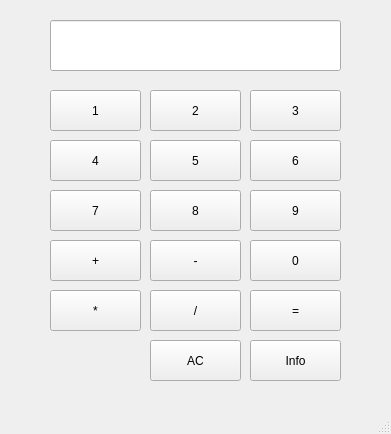
<?xml version="1.0" encoding="UTF-8"?>
<ui version="4.0">
 <class>MainWindow</class>
 <widget class="QMainWindow" name="MainWindow">
  <property name="geometry">
   <rect>
    <x>0</x>
    <y>0</y>
    <width>391</width>
    <height>434</height>
   </rect>
  </property>
  <property name="windowTitle">
   <string>MainWindow</string>
  </property>
  <widget class="QWidget" name="centralwidget">
   <widget class="QLineEdit" name="estiLineOperacion">
    <property name="geometry">
     <rect>
      <x>50</x>
      <y>20</y>
      <width>291</width>
      <height>51</height>
     </rect>
    </property>
   </widget>
   <widget class="QPushButton" name="bnt_1">
    <property name="geometry">
     <rect>
      <x>50</x>
      <y>90</y>
      <width>91</width>
      <height>41</height>
     </rect>
    </property>
    <property name="text">
     <string>1</string>
    </property>
   </widget>
   <widget class="QPushButton" name="bnt_2">
    <property name="geometry">
     <rect>
      <x>150</x>
      <y>90</y>
      <width>91</width>
      <height>41</height>
     </rect>
    </property>
    <property name="text">
     <string>2</string>
    </property>
   </widget>
   <widget class="QPushButton" name="bnt_3">
    <property name="geometry">
     <rect>
      <x>250</x>
      <y>90</y>
      <width>91</width>
      <height>41</height>
     </rect>
    </property>
    <property name="font">
     <font>
      <weight>50</weight>
      <bold>false</bold>
     </font>
    </property>
    <property name="text">
     <string>3</string>
    </property>
   </widget>
   <widget class="QPushButton" name="bnt_5">
    <property name="geometry">
     <rect>
      <x>150</x>
      <y>140</y>
      <width>91</width>
      <height>41</height>
     </rect>
    </property>
    <property name="text">
     <string>5</string>
    </property>
   </widget>
   <widget class="QPushButton" name="bnt_4">
    <property name="geometry">
     <rect>
      <x>50</x>
      <y>140</y>
      <width>91</width>
      <height>41</height>
     </rect>
    </property>
    <property name="text">
     <string>4</string>
    </property>
   </widget>
   <widget class="QPushButton" name="bnt_6">
    <property name="geometry">
     <rect>
      <x>250</x>
      <y>140</y>
      <width>91</width>
      <height>41</height>
     </rect>
    </property>
    <property name="font">
     <font>
      <weight>50</weight>
      <bold>false</bold>
     </font>
    </property>
    <property name="text">
     <string>6</string>
    </property>
   </widget>
   <widget class="QPushButton" name="bnt_8">
    <property name="geometry">
     <rect>
      <x>150</x>
      <y>190</y>
      <width>91</width>
      <height>41</height>
     </rect>
    </property>
    <property name="text">
     <string>8</string>
    </property>
   </widget>
   <widget class="QPushButton" name="bnt_7">
    <property name="geometry">
     <rect>
      <x>50</x>
      <y>190</y>
      <width>91</width>
      <height>41</height>
     </rect>
    </property>
    <property name="text">
     <string>7</string>
    </property>
   </widget>
   <widget class="QPushButton" name="bnt_9">
    <property name="geometry">
     <rect>
      <x>250</x>
      <y>190</y>
      <width>91</width>
      <height>41</height>
     </rect>
    </property>
    <property name="font">
     <font>
      <weight>50</weight>
      <bold>false</bold>
     </font>
    </property>
    <property name="text">
     <string>9</string>
    </property>
   </widget>
   <widget class="QPushButton" name="bnt_substract">
    <property name="geometry">
     <rect>
      <x>150</x>
      <y>240</y>
      <width>91</width>
      <height>41</height>
     </rect>
    </property>
    <property name="text">
     <string>-</string>
    </property>
   </widget>
   <widget class="QPushButton" name="bnt_sum">
    <property name="geometry">
     <rect>
      <x>50</x>
      <y>240</y>
      <width>91</width>
      <height>41</height>
     </rect>
    </property>
    <property name="text">
     <string>+</string>
    </property>
   </widget>
   <widget class="QPushButton" name="bnt_zero">
    <property name="geometry">
     <rect>
      <x>250</x>
      <y>240</y>
      <width>91</width>
      <height>41</height>
     </rect>
    </property>
    <property name="font">
     <font>
      <weight>50</weight>
      <bold>false</bold>
     </font>
    </property>
    <property name="text">
     <string>0</string>
    </property>
   </widget>
   <widget class="QPushButton" name="bnt_division">
    <property name="geometry">
     <rect>
      <x>150</x>
      <y>290</y>
      <width>91</width>
      <height>41</height>
     </rect>
    </property>
    <property name="text">
     <string>/</string>
    </property>
   </widget>
   <widget class="QPushButton" name="bnt_multiplication">
    <property name="geometry">
     <rect>
      <x>50</x>
      <y>290</y>
      <width>91</width>
      <height>41</height>
     </rect>
    </property>
    <property name="text">
     <string>*</string>
    </property>
   </widget>
   <widget class="QPushButton" name="bnt_equal">
    <property name="geometry">
     <rect>
      <x>250</x>
      <y>290</y>
      <width>91</width>
      <height>41</height>
     </rect>
    </property>
    <property name="font">
     <font>
      <weight>50</weight>
      <bold>false</bold>
     </font>
    </property>
    <property name="text">
     <string>=</string>
    </property>
   </widget>
   <widget class="QPushButton" name="bnt_AC">
    <property name="geometry">
     <rect>
      <x>150</x>
      <y>340</y>
      <width>91</width>
      <height>41</height>
     </rect>
    </property>
    <property name="text">
     <string>AC</string>
    </property>
   </widget>
   <widget class="QPushButton" name="bnt_Info">
    <property name="geometry">
     <rect>
      <x>250</x>
      <y>340</y>
      <width>91</width>
      <height>41</height>
     </rect>
    </property>
    <property name="font">
     <font>
      <weight>50</weight>
      <bold>false</bold>
     </font>
    </property>
    <property name="text">
     <string>Info</string>
    </property>
   </widget>
  </widget>
  <widget class="QMenuBar" name="menubar">
   <property name="geometry">
    <rect>
     <x>0</x>
     <y>0</y>
     <width>391</width>
     <height>26</height>
    </rect>
   </property>
  </widget>
  <widget class="QStatusBar" name="statusbar"/>
 </widget>
 <resources/>
 <connections/>
</ui>
